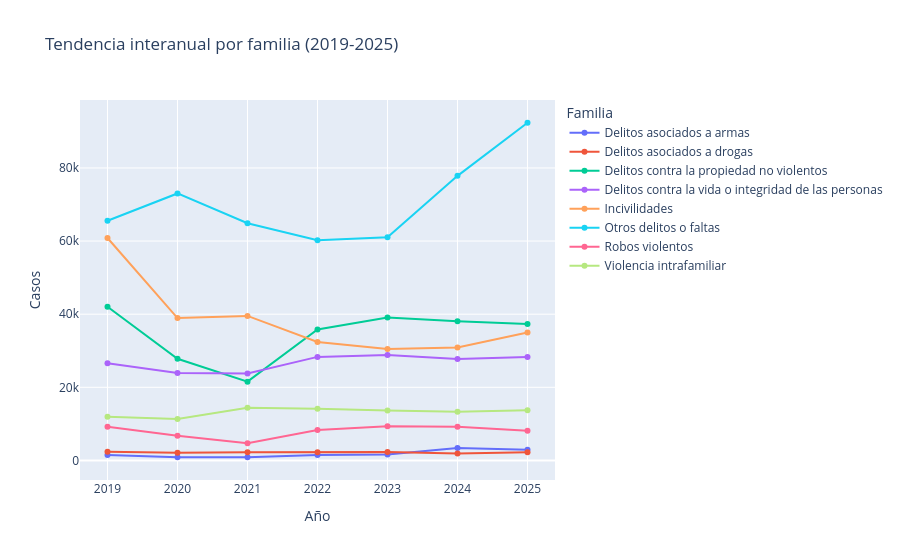

Write notebook code for a chart like this one.
### Code cell
anual = fam[fam.anio <= 2025].groupby(['anio','familia'], as_index=False)['casos'].sum()
figa = px.line(anual, x='anio', y='casos', color='familia', markers=True,
               title='Tendencia interanual por familia (2019-2025)')
figa.update_layout(xaxis_title='Año', yaxis_title='Casos', legend_title='Familia')
figa.show()

### Figure 1 — Plotly figure (JSON) as saved in the notebook; plotly's stock layout.template omitted (floating-point values rounded to 4 significant figures)
{"data": [{"hovertemplate": "familia=Delitos asociados a armas<br>anio=%{x}<br>casos=%{y}<extra></extra>", "legendgroup": "Delitos asociados a armas", "line": {"color": "#636efa", "dash": "solid"}, "marker": {"symbol": "circle"}, "mode": "lines+markers", "name": "Delitos asociados a armas", "orientation": "v", "showlegend": true, "type": "scatter", "x": [2019, 2020, 2021, 2022, 2023, 2024, 2025], "xaxis": "x", "y": [1508, 875, 905, 1461, 1661, 3393, 2915], "yaxis": "y"}, {"hovertemplate": "familia=Delitos asociados a drogas<br>anio=%{x}<br>casos=%{y}<extra></extra>", "legendgroup": "Delitos asociados a drogas", "line": {"color": "#EF553B", "dash": "solid"}, "marker": {"symbol": "circle"}, "mode": "lines+markers", "name": "Delitos asociados a drogas", "orientation": "v", "showlegend": true, "type": "scatter", "x": [2019, 2020, 2021, 2022, 2023, 2024, 2025], "xaxis": "x", "y": [2397, 2118, 2224, 2209, 2313, 1910, 2222], "yaxis": "y"}, {"hovertemplate": "familia=Delitos contra la propiedad no violentos<br>anio=%{x}<br>casos=%{y}<extra></extra>", "legendgroup": "Delitos contra la propiedad no violentos", "line": {"color": "#00cc96", "dash": "solid"}, "marker": {"symbol": "circle"}, "mode": "lines+markers", "name": "Delitos contra la propiedad no violentos", "orientation": "v", "showlegend": true, "type": "scatter", "x": [2019, 2020, 2021, 2022, 2023, 2024, 2025], "xaxis": "x", "y": [42036, 27804, 21557, 35835, 39106, 38046, 37352], "yaxis": "y"}, {"hovertemplate": "familia=Delitos contra la vida o integridad de las personas<br>anio=%{x}<br>casos=%{y}<extra></extra>", "legendgroup": "Delitos contra la vida o integridad de las personas", "line": {"color": "#ab63fa", "dash": "solid"}, "marker": {"symbol": "circle"}, "mode": "lines+markers", "name": "Delitos contra la vida o integridad de las personas", "orientation": "v", "showlegend": true, "type": "scatter", "x": [2019, 2020, 2021, 2022, 2023, 2024, 2025], "xaxis": "x", "y": [26559, 23887, 23784, 28322, 28826, 27755, 28317], "yaxis": "y"}, {"hovertemplate": "familia=Incivilidades<br>anio=%{x}<br>casos=%{y}<extra></extra>", "legendgroup": "Incivilidades", "line": {"color": "#FFA15A", "dash": "solid"}, "marker": {"symbol": "circle"}, "mode": "lines+markers", "name": "Incivilidades", "orientation": "v", "showlegend": true, "type": "scatter", "x": [2019, 2020, 2021, 2022, 2023, 2024, 2025], "xaxis": "x", "y": [60847, 38930, 39528, 32392, 30473, 30905, 34986], "yaxis": "y"}, {"hovertemplate": "familia=Otros delitos o faltas<br>anio=%{x}<br>casos=%{y}<extra></extra>", "legendgroup": "Otros delitos o faltas", "line": {"color": "#19d3f3", "dash": "solid"}, "marker": {"symbol": "circle"}, "mode": "lines+markers", "name": "Otros delitos o faltas", "orientation": "v", "showlegend": true, "type": "scatter", "x": [2019, 2020, 2021, 2022, 2023, 2024, 2025], "xaxis": "x", "y": [65543, 73024, 64869, 60212, 61058, 77843, 92360], "yaxis": "y"}, {"hovertemplate": "familia=Robos violentos<br>anio=%{x}<br>casos=%{y}<extra></extra>", "legendgroup": "Robos violentos", "line": {"color": "#FF6692", "dash": "solid"}, "marker": {"symbol": "circle"}, "mode": "lines+markers", "name": "Robos violentos", "orientation": "v", "showlegend": true, "type": "scatter", "x": [2019, 2020, 2021, 2022, 2023, 2024, 2025], "xaxis": "x", "y": [9246, 6769, 4712, 8325, 9330, 9250, 8099], "yaxis": "y"}, {"hovertemplate": "familia=Violencia intrafamiliar<br>anio=%{x}<br>casos=%{y}<extra></extra>", "legendgroup": "Violencia intrafamiliar", "line": {"color": "#B6E880", "dash": "solid"}, "marker": {"symbol": "circle"}, "mode": "lines+markers", "name": "Violencia intrafamiliar", "orientation": "v", "showlegend": true, "type": "scatter", "x": [2019, 2020, 2021, 2022, 2023, 2024, 2025], "xaxis": "x", "y": [11968, 11350, 14380, 14154, 13692, 13338, 13761], "yaxis": "y"}], "layout": {"legend": {"title": {"text": "Familia"}, "tracegroupgap": 0}, "title": {"text": "Tendencia interanual por familia (2019-2025)"}, "xaxis": {"anchor": "y", "domain": [0.0, 1.0], "title": {"text": "Año"}}, "yaxis": {"anchor": "x", "domain": [0.0, 1.0], "title": {"text": "Casos"}}}}
